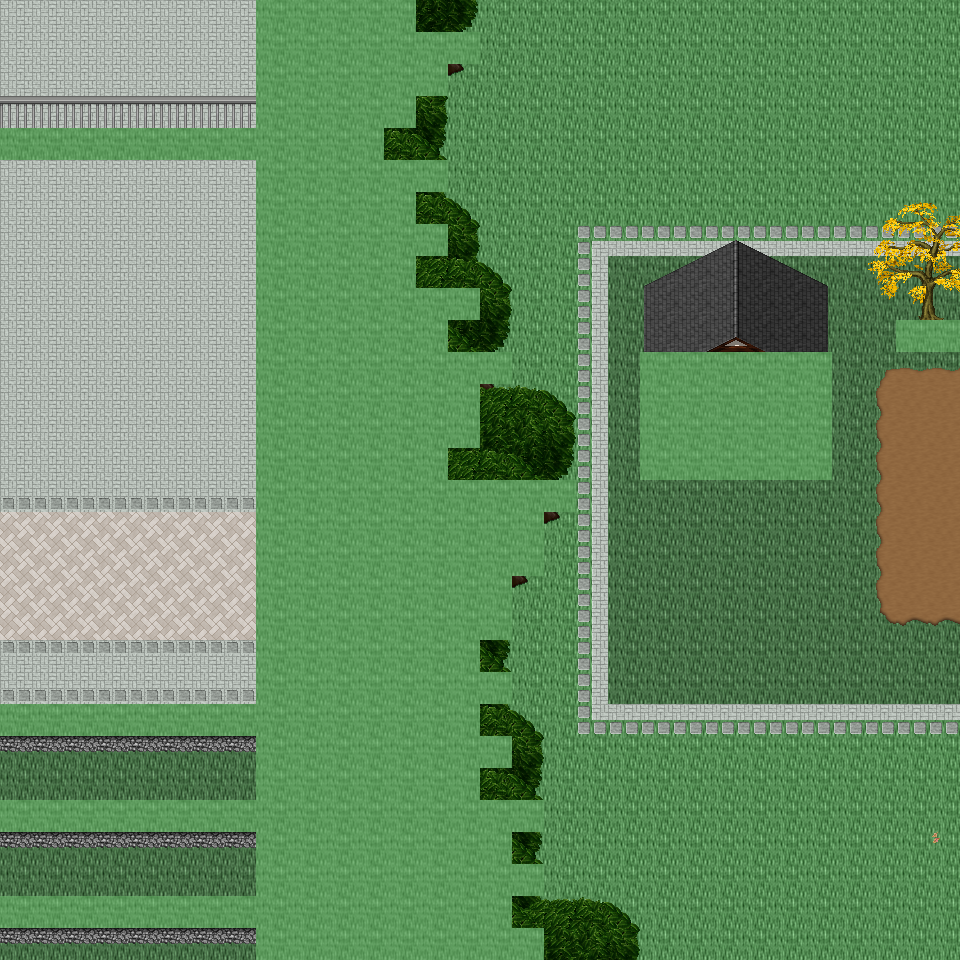

A level layout from a 2D game, rendered from its tile map. Below: a short description, then the map file with tile-grid data replaced by summaries:
An orthogonal 30x30 tile map with 32x32 px tiles, 6 tile layers (Ground, Object, Object2, Above, ...), 50 tilesets and 7 objects (7x mapExit).

<map version="1.0" orientation="orthogonal" renderorder="right-down" width="30" height="30" tilewidth="32" tileheight="32" nextobjectid="8">
  <tileset firstgid="1" name="tileset_ground_ground" tilewidth="32" tileheight="32" tilecount="33" columns="3">
    <image source="../drawable/tileset_ground_ground.png" width="96" height="352" />
  </tileset>
  <tileset firstgid="34" name="tileset_building_castle" tilewidth="32" tileheight="32" tilecount="320" columns="20">
    <image source="../drawable/tileset_building_castle.png" width="640" height="512" />
  </tileset>
  <tileset firstgid="354" name="tileset_furniture_carpet_carpets_2" tilewidth="32" tileheight="32" tilecount="20" columns="4">
    <image source="../drawable/tileset_furniture_carpet_carpets_2.png" width="128" height="160" />
  </tileset>
  <tileset firstgid="374" name="tileset_ground_indoor_tiles" tilewidth="32" tileheight="32" tilecount="8" columns="2">
    <image source="../drawable/tileset_ground_indoor_tiles.png" width="64" height="128" />
  </tileset>
  <tileset firstgid="382" name="tileset_building_entrance_int_iron_bars" tilewidth="32" tileheight="32" tilecount="12" columns="3">
    <image source="../drawable/tileset_building_entrance_int_iron_bars.png" width="96" height="128" />
  </tileset>
  <tileset firstgid="394" name="tileset_plant_bush_hedge" tilewidth="32" tileheight="32" tilecount="35" columns="5">
    <image source="../drawable/tileset_plant_bush_hedge.png" width="160" height="224" />
  </tileset>
  <tileset firstgid="429" name="tileset_building_church" tilewidth="32" tileheight="32" tilecount="56" columns="8">
    <image source="../drawable/tileset_building_church.png" width="256" height="224" />
  </tileset>
  <tileset firstgid="485" name="tileset_logic_collision" tilewidth="32" tileheight="32" tilecount="1" columns="1">
    <image source="../drawable/tileset_logic_collision.png" width="32" height="32" />
  </tileset>
  <tileset firstgid="486" name="tileset_logic_item_vegetable" tilewidth="32" tileheight="32" tilecount="16" columns="8">
    <image source="../drawable/tileset_logic_item_vegetable.png" width="256" height="64" />
  </tileset>
  <tileset firstgid="502" name="tileset_ground_rock_rocks" tilewidth="32" tileheight="32" tilecount="4" columns="2">
    <image source="../drawable/tileset_ground_rock_rocks.png" width="64" height="64" />
  </tileset>
  <tileset firstgid="506" name="tileset_item_corpse_huge_animal" tilewidth="32" tileheight="32" tilecount="16" columns="2">
    <image source="../drawable/tileset_item_corpse_huge_animal.png" width="64" height="256" />
  </tileset>
  <tileset firstgid="522" name="tileset_plant_tree_dead_tree_4" tilewidth="32" tileheight="32" tilecount="20" columns="4">
    <image source="../drawable/tileset_plant_tree_dead_tree_4.png" width="128" height="160" />
  </tileset>
  <tileset firstgid="542" name="tileset_logic_creature_undead" tilewidth="32" tileheight="32" tilecount="16" columns="8">
    <image source="../drawable/tileset_logic_creature_undead.png" width="256" height="64" />
  </tileset>
  <tileset firstgid="558" name="tileset_plant_tree_dead_tree_2" tilewidth="32" tileheight="32" tilecount="20" columns="4">
    <image source="../drawable/tileset_plant_tree_dead_tree_2.png" width="128" height="160" />
  </tileset>
  <tileset firstgid="578" name="tileset_item_gothic_headstone_2" tilewidth="32" tileheight="32" tilecount="3" columns="1">
    <image source="../drawable/tileset_item_gothic_headstone_2.png" width="32" height="96" />
  </tileset>
  <tileset firstgid="581" name="tileset_building_house_3" tilewidth="32" tileheight="32" tilecount="48" columns="6">
    <image source="../drawable/tileset_building_house_3.png" width="192" height="256" />
  </tileset>
  <tileset firstgid="629" name="tileset_object_scarecrow" tilewidth="32" tileheight="32" tilecount="2" columns="1">
    <image source="../drawable/tileset_object_scarecrow.png" width="32" height="64" />
  </tileset>
  <tileset firstgid="631" name="tileset_plant_tree_fall_trees" tilewidth="32" tileheight="32" tilecount="40" columns="8">
    <image source="../drawable/tileset_plant_tree_fall_trees.png" width="256" height="160" />
  </tileset>
  <tileset firstgid="671" name="tileset_logic_creature_undead_fallen" tilewidth="32" tileheight="32" tilecount="16" columns="8">
    <image source="../drawable/tileset_logic_creature_undead_fallen.png" width="256" height="64" />
  </tileset>
  <tileset firstgid="687" name="tileset_building_decoration_orbpedestal" tilewidth="32" tileheight="32" tilecount="2" columns="1">
    <image source="../drawable/tileset_building_decoration_orbpedestal.png" width="32" height="64" />
  </tileset>
  <tileset firstgid="689" name="tileset_ground_rock_rocks_3" tilewidth="32" tileheight="32" tilecount="16" columns="4">
    <image source="../drawable/tileset_ground_rock_rocks_3.png" width="128" height="128" />
  </tileset>
  <tileset firstgid="705" name="tileset_plant_tree_chestnut_tree" tilewidth="32" tileheight="32" tilecount="20" columns="4">
    <image source="../drawable/tileset_plant_tree_chestnut_tree.png" width="128" height="160" />
  </tileset>
  <tileset firstgid="725" name="tileset_plant_stump_hollow_logs" tilewidth="32" tileheight="32" tilecount="6" columns="3">
    <image source="../drawable/tileset_plant_stump_hollow_logs.png" width="96" height="64" />
  </tileset>
  <tileset firstgid="731" name="tileset_logic_creature_golem" tilewidth="32" tileheight="32" tilecount="4" columns="4">
    <image source="../drawable/tileset_logic_creature_golem.png" width="128" height="32" />
  </tileset>
  <tileset firstgid="735" name="tileset_ground_grass_edges" tilewidth="32" tileheight="32" tilecount="36" columns="12">
    <image source="../drawable/tileset_ground_grass_edges.png" width="384" height="96" />
  </tileset>
  <tileset firstgid="771" name="tileset_ground_grass_corners" tilewidth="32" tileheight="32" tilecount="24" columns="6">
    <image source="../drawable/tileset_ground_grass_corners.png" width="192" height="128" />
  </tileset>
  <tileset firstgid="795" name="tileset_ground_water_pool" tilewidth="32" tileheight="32" tilecount="72" columns="3">
    <image source="../drawable/tileset_ground_water_pool.png" width="96" height="768" />
  </tileset>
  <tileset firstgid="867" name="tileset_ground_earth_edges" tilewidth="32" tileheight="32" tilecount="18" columns="6">
    <image source="../drawable/tileset_ground_earth_edges.png" width="192" height="96" />
  </tileset>
  <tileset firstgid="885" name="tileset_logic_creature_ent" tilewidth="32" tileheight="32" tilecount="4" columns="4">
    <image source="../drawable/tileset_logic_creature_ent.png" width="128" height="32" />
  </tileset>
  <tileset firstgid="889" name="tileset_plant_leaves" tilewidth="32" tileheight="32" tilecount="8" columns="4">
    <image source="../drawable/tileset_plant_leaves.png" width="128" height="64" />
  </tileset>
  <tileset firstgid="897" name="tileset_object_well_hoist" tilewidth="32" tileheight="32" tilecount="9" columns="3">
    <image source="../drawable/tileset_object_well_hoist.png" width="96" height="96" />
  </tileset>
  <tileset firstgid="906" name="tileset_building_stairs_grey_stone_stairs_down" tilewidth="32" tileheight="32" tilecount="6" columns="3">
    <image source="../drawable/tileset_building_stairs_grey_stone_stairs_down.png" width="96" height="64" />
  </tileset>
  <tileset firstgid="912" name="tileset_ground_green_paving" tilewidth="32" tileheight="32" tilecount="18" columns="3">
    <image source="../drawable/tileset_ground_green_paving.png" width="96" height="192" />
  </tileset>
  <tileset firstgid="930" name="tileset_plant_tree_tree_darkgreen" tilewidth="32" tileheight="32" tilecount="88" columns="8">
    <image source="../drawable/tileset_plant_tree_tree_darkgreen.png" width="256" height="352" />
  </tileset>
  <tileset firstgid="1018" name="tileset_light_dim_light_7x5" tilewidth="32" tileheight="32" tilecount="35" columns="7">
    <image source="../drawable/tileset_light_dim_light_7x5.png" width="224" height="160" />
  </tileset>
  <tileset firstgid="1053" name="tileset_furniture_light_lamp_bronze" tilewidth="32" tileheight="32" tilecount="3" columns="1">
    <image source="../drawable/tileset_furniture_light_lamp_bronze.png" width="32" height="96" />
  </tileset>
  <tileset firstgid="1056" name="tileset_light_light_5x5" tilewidth="32" tileheight="32" tilecount="25" columns="5">
    <image source="../drawable/tileset_light_light_5x5.png" width="160" height="160" />
  </tileset>
  <tileset firstgid="1081" name="tileset_plant_tree_pine_tree" tilewidth="32" tileheight="32" tilecount="20" columns="4">
    <image source="../drawable/tileset_plant_tree_pine_tree.png" width="128" height="160" />
  </tileset>
  <tileset firstgid="1101" name="tileset_plant_tree_pine_tree_1" tilewidth="32" tileheight="32" tilecount="20" columns="4">
    <image source="../drawable/tileset_plant_tree_pine_tree_1.png" width="128" height="160" />
  </tileset>
  <tileset firstgid="1121" name="tileset_furniture_chair_bench_wooden" tilewidth="32" tileheight="32" tilecount="8" columns="2">
    <image source="../drawable/tileset_furniture_chair_bench_wooden.png" width="64" height="128" />
  </tileset>
  <tileset firstgid="1129" name="tileset_plant_flower_flowers_mixed" tilewidth="32" tileheight="32" tilecount="16" columns="4">
    <image source="../drawable/tileset_plant_flower_flowers_mixed.png" width="128" height="128" />
  </tileset>
  <tileset firstgid="1145" name="tileset_building_thatched_roof_cottage1" tilewidth="32" tileheight="32" tilecount="20" columns="4">
    <image source="../drawable/tileset_building_thatched_roof_cottage1.png" width="128" height="160" />
  </tileset>
  <tileset firstgid="1165" name="tileset_item_blood_floor_stain" tilewidth="32" tileheight="32" tilecount="1" columns="1">
    <image source="../drawable/tileset_item_blood_floor_stain.png" width="32" height="32" />
  </tileset>
  <tileset firstgid="1166" name="tileset_item_firewood" tilewidth="32" tileheight="32" tilecount="12" columns="3">
    <image source="../drawable/tileset_item_firewood.png" width="96" height="128" />
  </tileset>
  <tileset firstgid="1178" name="tileset_item_gothic_headstone_1" tilewidth="32" tileheight="32" tilecount="1" columns="1">
    <image source="../drawable/tileset_item_gothic_headstone_1.png" width="32" height="32" />
  </tileset>
  <tileset firstgid="1179" name="tileset_item_gothic_tiny_headstone" tilewidth="32" tileheight="32" tilecount="1" columns="1">
    <image source="../drawable/tileset_item_gothic_tiny_headstone.png" width="32" height="32" />
  </tileset>
  <tileset firstgid="1180" name="tileset_plant_mosses" tilewidth="32" tileheight="32" tilecount="16" columns="4">
    <image source="../drawable/tileset_plant_mosses.png" width="128" height="128" />
  </tileset>
  <tileset firstgid="1196" name="tileset_building_fence_wooden_brown_fence" tilewidth="32" tileheight="32" tilecount="42" columns="7">
    <image source="../drawable/tileset_building_fence_wooden_brown_fence.png" width="224" height="192" />
  </tileset>
  <tileset firstgid="1238" name="tileset_logic_creature_undead_skeleton" tilewidth="32" tileheight="32" tilecount="6" columns="6">
    <image source="../drawable/tileset_logic_creature_undead_skeleton.png" width="192" height="32" />
  </tileset>
  <tileset firstgid="1244" name="tileset_logic_creature_undead_specter" tilewidth="32" tileheight="32" tilecount="6" columns="6">
    <image source="../drawable/tileset_logic_creature_undead_specter.png" width="192" height="32" />
  </tileset>
  <layer name="Ground" width="30" height="30">
    <data>[900 cells, 900 non-empty, 5 distinct tile ids]</data>
  </layer>
  <layer name="Object" width="30" height="30">
    <data>[900 cells, 391 non-empty, 26 distinct tile ids]</data>
  </layer>
  <layer name="Object2" width="30" height="30">
    <data>[900 cells, 24 non-empty, 24 distinct tile ids]</data>
  </layer>
  <layer name="Above" width="30" height="30">
    <data>[900 cells, 289 non-empty, 46 distinct tile ids]</data>
  </layer>
  <layer name="Above2" width="30" height="30">
    <data>[900 cells, 111 non-empty, 6 distinct tile ids]</data>
  </layer>
  <layer name="Walkable" width="30" height="30">
    <data>[900 cells, 272 non-empty, 1 distinct tile ids]</data>
  </layer>
  <objectgroup name="MapEvents">
    <object id="1" name="south" type="mapExit" x="0" y="928" width="256" height="32">
      <properties>
        <property name="map" value="level_0_x225_y60" />
        <property name="x" value="0" />
        <property name="y" value="1" />
      </properties>
    </object>
    <object id="2" name="south2" type="mapExit" x="544" y="928" width="416" height="32">
      <properties>
        <property name="map" value="level_0_x225_y60" />
        <property name="x" value="17" />
        <property name="y" value="1" />
      </properties>
    </object>
    <object id="3" name="west" type="mapExit" x="0" y="0" width="32" height="128">
      <properties>
        <property name="map" value="level_0_x224_y59" />
        <property name="x" value="28" />
        <property name="y" value="0" />
      </properties>
    </object>
    <object id="4" name="west2" type="mapExit" x="0" y="160" width="32" height="544">
      <properties>
        <property name="map" value="level_0_x224_y59" />
        <property name="x" value="28" />
        <property name="y" value="5" />
      </properties>
    </object>
    <object id="5" name="west3" type="mapExit" x="0" y="736" width="32" height="64">
      <properties>
        <property name="map" value="level_0_x224_y59" />
        <property name="x" value="28" />
        <property name="y" value="23" />
      </properties>
    </object>
    <object id="6" name="west4" type="mapExit" x="0" y="832" width="32" height="64">
      <properties>
        <property name="map" value="level_0_x224_y59" />
        <property name="x" value="28" />
        <property name="y" value="26" />
      </properties>
    </object>
    <object id="7" name="west5" type="mapExit" x="0" y="928" width="32" height="32">
      <properties>
        <property name="map" value="level_0_x224_y59" />
        <property name="x" value="28" />
        <property name="y" value="29" />
      </properties>
    </object>
  </objectgroup>
</map>
